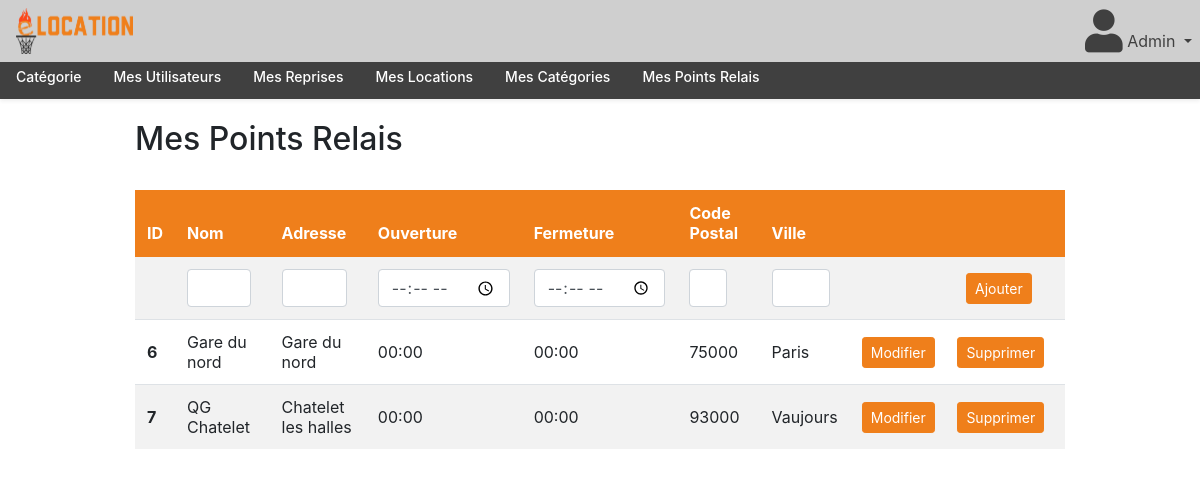
Page /index.php?page=accueil&rub=mes_relais (signed in) on the committed database.
### tables this page shows
CREATE TABLE `point_relais` (
  `id` int(11) NOT NULL,
  `nom` varchar(45) NOT NULL,
  `adresse` varchar(45) NOT NULL,
  `ouverture` time NOT NULL,
  `fermeture` time NOT NULL,
  `cp` char(5) NOT NULL,
  `ville` varchar(45) NOT NULL
);

### models/requete.php (called while the page is built, shortened)
        </script>    <?php
function donnees_relais() {
    include('models/db_connect.php');
    $donnees_relais = $bdd->query("SELECT * FROM point_relais");
    return($donnees_relais);
}
?>

### views/template/mes_points_relais.php (the view)
<div class="container" style="max-width: 80%;margin-top: 5%">
  <br><h2>Mes Points Relais</h2><br>
    <table class="table table-striped table-hover" style="align-center: auto;">
        <thead class="thead-dark">
            <tr>
                <th scope="col">ID</th>
                <th scope="col">Nom</th>
                <th scope="col">Adresse</th>
                <th scope="col">Ouverture</th>
                <th scope="col">Fermeture</th>
                <th scope="col">Code Postal</th>
                <th scope="col">Ville</th>
                <th scope="col"></th>
                <th scope="col"></th>
            </tr>
        </thead>
        <tbody>
        <form action="" method="POST">
        <tr><th scope="row"></th>
            <td><input required type="text" class="form-control" name="nom" style="max-width: 90%"></td>
            <td><input required type="text" class="form-control" name="adresse" style="max-width: 90%"></td>
            <td><input required type="time" class="form-control" name="ouverture" style="max-width: 100%"></td>
            <td><input required type="time" class="form-control" name="fermeture" style="max-width: 100%"></td>
            <td><input required type="text" class="form-control" name="cp" style="max-width: 65%"></td>
            <td><input required type="text" class="form-control" name="ville" style="max-width: 80%"></td>
            <td></td>
            <td><button type="submit"  name="ajout_relais" value="true" class="btn btn-danger btn-sm" style="margin-left: 0%">Ajouter</button></td>
        </tr>
        </form>
        <?php
    while($donneesAffichage = $donnees_relais->fetch()){
            $ouverture = substr($donneesAffichage['ouverture'], 0, 5);
            $fermeture = substr($donneesAffichage['fermeture'], 0, 5);
            ?><form action="" method="POST">
            <?php if(isset($_POST['modif_relais']) && $_POST['modif_relais'] == $donneesAffichage['id'] ){?>
            <tr>
            <th scope="row">
            <?php echo $donneesAffichage['id']; ?>
            </th>
            <td>
                <input type=text <?=$donneesAffichage['nom']?> name='nom' value='<?=$donneesAffichage['nom']?>' class="form-control" style="max-width: 90%">
            </td>
            <td>
                <input type=text <?=$donneesAffichage['adresse']?> name='adresse' value='<?=$donneesAffichage['adresse']?>' class="form-control">
            </td>
            <td>
                <input type=time <?=$ouverture?> name='ouverture' value='<?=$ouverture?>' class="form-control" style="max-width: 100%">
            </td>
            <td>
                <input type=time <?=$fermeture?> name='fermeture' value='<?=$fermeture?>' class="form-control" style="max-width: 100%">
            </td>
            <td>
                <input type=text <?=$donneesAffichage['cp']?> name='cp' value='<?=$donneesAffichage['cp']?>' class="form-control" style="max-width: 65%">
            </td>
            <td>
                <input type=text <?=$donneesAffichage['ville']?> name='ville' value='<?=$donneesAffichage['ville']?>' class="form-control" style="max-width: 80%">
            </td>
            <td>
                <button type="submit" name="valid_modif_relais" value ="<?=$donneesAffichage['id']?>" class="btn btn-danger btn-sm" style="margin-left:-10%">Valider</button>
            </td>
            <td>
                <a href=""><button type="submit" name="retour_relais" style="margin-left: -10%" class="btn btn-danger btn-sm">Retour</button></a>
            </td>
            </tr>
            </form>
            <?php }else{
            ?>
            <tr>
            <th scope="row">
            <?php echo $donneesAffichage['id']; ?>
            </th>
            <td><?php echo $donneesAffichage['nom']; ?></td>
            <td><?php echo $donneesAffichage['adresse']; ?></td>
            <td><?= $ouverture ?></td>
            <td><?= $fermeture ?></td>
            <td><?php echo $donneesAffichage['cp']; ?></td>
            <td><?php echo $donneesAffichage['ville']; ?></td>
            <form action="" method="POST">
                <td>
                    <button type="submit" name="modif_relais" value ="<?=$donneesAffichage['id']?>" class="btn btn-danger btn-sm" style="margin-left:-10%">Modifier</button></td>
                <td>
                    <button type="submit" name="suppr_relais" value ="<?=$donneesAffichage['id']?>" style="margin-left: -10%" class="btn btn-danger btn-sm">Supprimer</button></td>
            </form>
            </tr>
            <?php
    }}
    ?>
        </tbody>
    </table>
</div>

### views/librairies/offcanvas.css (style rules this page uses)
body { padding-top: 3%; }

### rows in the picture
point_relais: id "6", nom "Gare du nord", adresse "Gare du nord", ouverture "00:00", fermeture "00:00", cp "75000", ville "Paris"
point_relais: id "7", nom "QG Chatelet", adresse "Chatelet les halles", ouverture "00:00", fermeture "00:00", cp "93000", ville "Vaujours"

### other values in the picture
$_SESSION['pseudo'] "Admin"
$value "Catégorie"
$value "Mes Utilisateurs"
$value "Mes Reprises"
$value "Mes Locations"
$value "Mes Catégories"
$value "Mes Points Relais"
